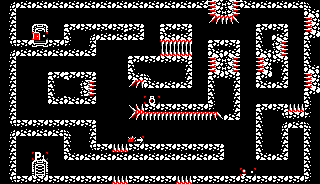

The image is a tile-based game level rendered from a .tmx file. Its description and complete source (layers, tilesets, objects, tile grids) follow:
An orthogonal 20x23 tile map with 16x8 px tiles, 1 tile layer (Map Layer), 2 tilesets.

<map version="1.10" tiledversion="1.11.2" orientation="orthogonal" renderorder="right-down" width="20" height="23" tilewidth="16" tileheight="8" infinite="0" nextlayerid="2" nextobjectid="1">
 <tileset firstgid="1" name="AllPAtterns" tilewidth="16" tileheight="8" tilecount="512" columns="16">
  <image source="MissInput2_AllTiles.png" width="256" height="256" />
 </tileset>
 <tileset firstgid="513" source="AllPatterns.tsx" />
 <layer id="1" name="Map Layer" width="20" height="23">
  <data encoding="csv">
15,31,31,31,31,31,31,31,31,31,31,31,11,41,42,10,31,31,31,14,
7,1,1,1,1,1,1,1,1,1,1,1,1,41,42,1,1,1,1,10,
7,1,1,1,1,1,1,1,1,1,1,1,1,45,558,1,1,1,1,41,
7,1,5,1,8,30,30,9,9,1,8,9,1,1,1,1,8,9,1,41,
7,1,94,1,6,15,31,31,11,1,10,11,1,1,1,1,6,11,1,8,
13,30,32,30,12,7,1,1,1,1,40,40,1,8,9,1,6,42,1,6,
15,31,31,31,31,11,1,1,1,1,39,39,1,10,11,1,10,42,1,6,
7,1,1,1,1,1,1,1,8,30,30,9,1,41,42,1,41,9,1,6,
7,1,1,1,1,1,1,1,6,1,1,7,1,41,42,1,41,7,1,10,
7,1,1,8,8,9,1,1,10,14,1,7,1,8,9,1,8,7,1,41,
7,1,1,6,1,42,1,1,45,10,31,11,1,6,7,1,10,11,1,41,
7,1,1,6,1,42,1,1,1,1,1,1,1,6,7,1,1,1,1,8,
7,1,1,10,10,11,1,1,1,102,1,1,1,6,7,1,1,1,1,6,
7,1,1,1,1,1,1,1,43,30,30,30,30,12,7,1,8,9,39,12,
7,1,1,1,1,1,1,1,45,40,40,40,40,46,11,1,6,13,30,12,
13,30,30,30,30,9,1,1,1,1,1,1,1,1,1,1,6,15,31,14,
15,31,31,31,14,7,1,1,1,1,1,1,1,1,1,1,6,7,1,6,
7,1,1,1,6,7,1,1,92,1,1,1,1,1,1,1,6,7,1,6,
7,1,1,1,6,13,30,39,30,30,30,30,30,9,1,1,6,7,1,6,
7,1,101,1,10,31,31,31,31,31,31,31,31,11,1,1,10,11,1,6,
7,1,5,1,1,1,1,1,1,1,1,1,1,1,1,1,1,1,1,6,
7,1,4,1,1,1,1,1,1,1,1,1,1,1,1,93,1,1,1,6,
13,30,30,30,30,30,30,39,30,30,30,39,30,30,30,30,30,30,30,12
</data>
 </layer>
</map>
